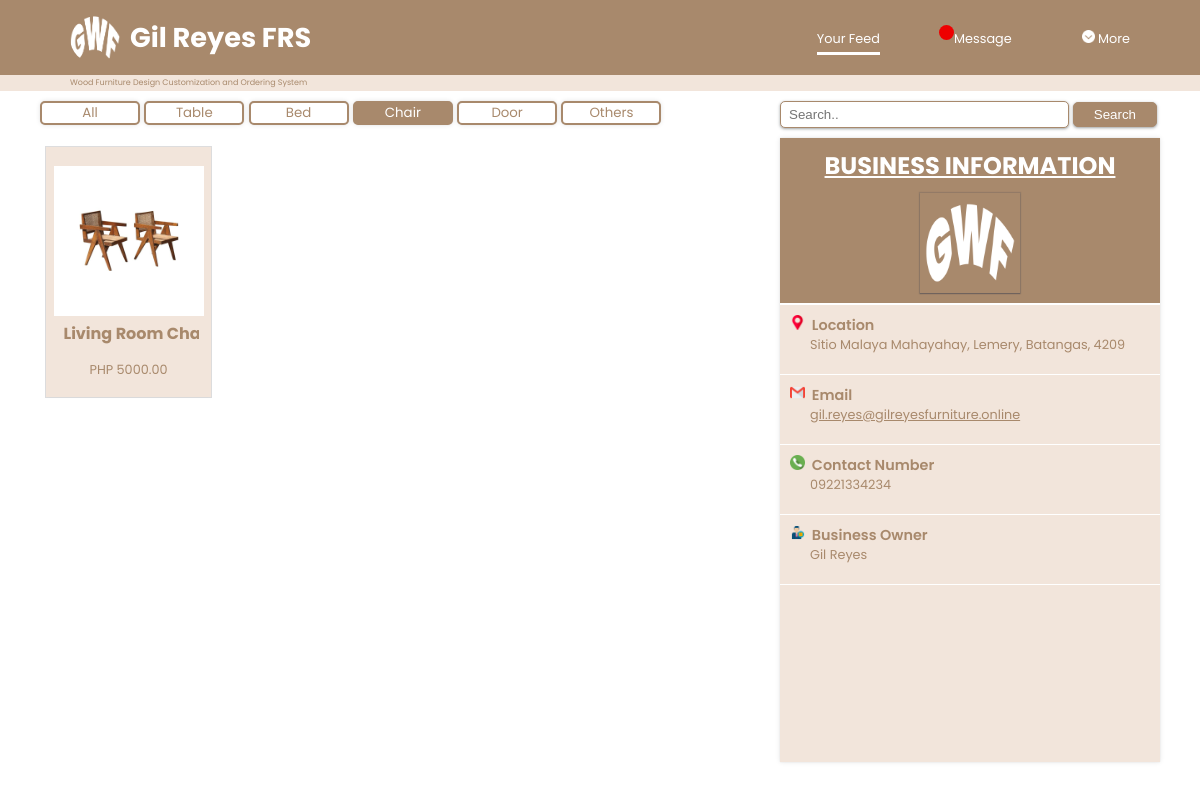
/src/sys-user/home-page/product-category/chair.php (signed in), run on the app's committed database.
### tables this page shows
CREATE TABLE `tb_product` (
  `id` int(11) NOT NULL,
  `product_name` varchar(50) NOT NULL,
  `price` int(20) NOT NULL,
  `size` varchar(15) NOT NULL,
  `p_description` text NOT NULL,
  `category` varchar(20) NOT NULL,
  `quantity` int(255) NOT NULL,
  `product_img` varchar(255) NOT NULL
);

CREATE TABLE `tb_shopinfo` (
  `id` int(11) NOT NULL,
  `name` varchar(50) NOT NULL,
  `address` varchar(50) NOT NULL,
  `email` varchar(50) NOT NULL,
  `contact_no` varchar(15) NOT NULL,
  `profile_pic` varchar(255) NOT NULL
);

### src/php-database/select-chair.php (called while the page is built)
<?php
    require_once 'dbconnect.php';
    $query = "SELECT * FROM tb_product WHERE category = 'Chair' AND quantity > 0 ORDER BY id DESC";
    $result = mysqli_query($conn, $query);
?>

### src/php-database/shopinfo.php (called while the page is built)
<?php
    require_once 'dbconnect.php';
    $query = "SELECT * FROM tb_shopinfo";
    $result = mysqli_query($conn, $query);
?>

### src/sys-user/home-page/product-category/chair.php (the view, shortened to what this page needs)
<?php include '../../../php-database/user-session.php'; ?>
<!DOCTYPE html>
<html lang="en">
<head>
    <link rel="stylesheet" href="../userhome.css?v=<?php echo time(); ?>">
</head>
<body>
    <header>
        <div class="app-name">
            <a href="">
                <img src="../../../../image/logo.png" alt="">
                <h1>Gil Reyes FRS</h1>
            </a>
        </div>
        <nav class="block">
            <a href="" class="a" style="border-bottom: 3px solid white; padding-bottom: 5px;">Your Feed</a>
            <a href="../../message-page/userMessage.php" class="a"><span class="your_div"></span>Message</a>
            <div class="dropdown" style="float:right;">
                <a class="dropbtn"><img src="../../../../image/icon/down-chevron.png" alt="" width="13px" height="13px"> More</a>
            </div>
        </nav>
    </header>
    <div class="divider">
        <p>Wood Furniture Design Customization and Ordering System</p>
    </div>
    <main>
        <div class="container">
            <section class="product-cont">
                <div class="category">
                    <button onclick="window.location.href='../userhome.php';">All</button>
                    <button onclick="window.location.href='table.php';">Table</button>
                    <button onclick="window.location.href='bed.php';">Bed</button>
                    <button class="active" onclick="window.location.href='chair.php';">Chair</button>
                    <button onclick="window.location.href='door.php';">Door</button>
                    <button onclick="window.location.href='others.php';">Others</button>
                </div>
                <div class="product">
                    <?php
                        include '../../../php-database/select-chair.php';
                    ?>
                    <div class="display-div">
                        <?php
                            while ($row = mysqli_fetch_assoc($result))
                            {
                        ?>
                                <div class="prod-display" onclick="window.location.href='../../getproduct-page/get-product.php?id=<?php echo $row['id']; ?>';">
                                    <div class="prod-img">
                                        <img src="../../../sys-admin/product-page/<?php echo $row['product_img']; ?>" alt="" width="100px">
                                    </div>
                                    <div class="pname">
                                        <h4><?php echo $row['product_name']; ?></h3>
                                    </div>
                                    <p>PHP <?php echo $row['price']; ?>.00</p>
                                </div>
                        <?php
                            }
                        ?>
                    </div>
                </div>
            </section>
            <section class="shopinfo-cont">
                <div class="search-bar">
                    <form action="../../product-search/product-search.php" method=POST>
                        <input type="text" placeholder="Search.." name="valueToSearch" required>
                        <button type="submit" name="search">Search</button>
                    </form>
                </div>
                <div class="shopinfo" id="shopinfo">
                    <?php include '../../../php-database/shopinfo.php';
                        while($row = mysqli_fetch_assoc($result)) {
                    ?>
                    <h1><u>BUSINESS INFORMATION</u></h1>
                    <div class="profile-pic">
                        <img src="../../../../image/logo.png" alt="" width="100px" height="100px">
                    </div>
                    <h3><img src="../../../../image/icon/placeholder.png" alt="" width="15" height="15">&nbsp&nbspLocation</h3>
                    <p><?php echo $row["address"]; ?></p>
                    <div class="info-line"></div>
                    <h3><img src="../../../../image/icon/gmail.png" alt="" width="15" height="15">&nbsp&nbspEmail</h3>
                    <a href="mailto:<?php echo $row['email']; ?>"><p><?php echo $row["email"]; ?></p></a>
                    <div class="info-line"></div>
                    <h3><img src="../../../../image/icon/phone (1).png" alt="" width="15" height="15">&nbsp&nbspContact Number</h3>
                    <p><?php echo $row["contact_no"]; ?></p>
                    <div class="info-line"></div>
                    <h3><img src="../../../../image/icon/owner.png" alt="" width="15" height="15">&nbsp&nbspBusiness Owner</h3>
                    <p><?php echo $row["name"]; ?></p>
                    <div class="info-line"></div>
                    <?php } ?>
                </div>
            </section>
        </div>
    </main>
</body>
</html>

### data on the page
tb_product: product_img (picture), product_name "Living Room…", price "5000"
tb_shopinfo: address "Sitio Malaya Mahayahay, Lemery, Batangas, 4209", email "gil.reyes@gilreyesfurniture.online", contact_no "09221334234", name "Gil Reyes"
